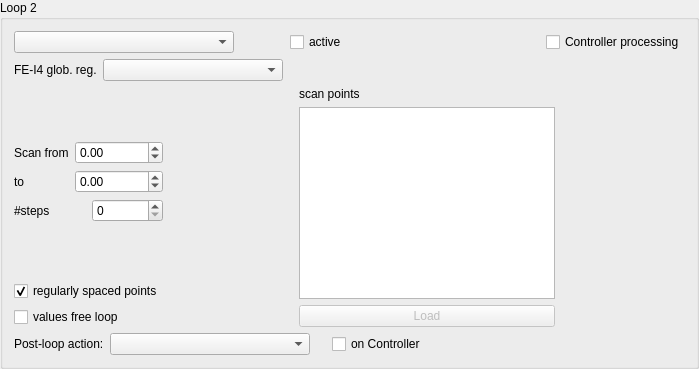
            <widget class="QGroupBox" name="Loop2Box">
             <property name="title">
              <string>Loop 2</string>
             </property>
             <layout class="QVBoxLayout" name="verticalLayout_29">
              <item>
               <layout class="QVBoxLayout" name="verticalLayout_30">
                <item>
                 <layout class="QHBoxLayout">
                  <item>
                   <widget class="QComboBox" name="loop2Type">
                    <property name="minimumSize">
                     <size>
                      <width>220</width>
                      <height>0</height>
                     </size>
                    </property>
                   </widget>
                  </item>
                  <item>
                   <spacer name="loop2Sp8">
                    <property name="orientation">
                     <enum>Qt::Horizontal</enum>
                    </property>
                    <property name="sizeType">
                     <enum>QSizePolicy::Maximum</enum>
                    </property>
                    <property name="sizeHint" stdset="0">
                     <size>
                      <width>50</width>
                      <height>21</height>
                     </size>
                    </property>
                   </spacer>
                  </item>
                  <item>
                   <widget class="QCheckBox" name="loop2Active">
                    <property name="text">
                     <string>active</string>
                    </property>
                   </widget>
                  </item>
                  <item>
                   <spacer name="loop2Sp9">
                    <property name="orientation">
                     <enum>Qt::Horizontal</enum>
                    </property>
                    <property name="sizeType">
                     <enum>QSizePolicy::Expanding</enum>
                    </property>
                    <property name="sizeHint" stdset="0">
                     <size>
                      <width>61</width>
                      <height>21</height>
                     </size>
                    </property>
                   </spacer>
                  </item>
                  <item>
                   <widget class="QCheckBox" name="loop2DspProc">
                    <property name="text">
                     <string>Controller processing</string>
                    </property>
                   </widget>
                  </item>
                 </layout>
                </item>
                <item>
                 <layout class="QHBoxLayout" name="horizontalLayout_14">
                  <item>
                   <widget class="QLabel" name="label_18">
                    <property name="text">
                     <string>FE-I4 glob. reg.</string>
                    </property>
                   </widget>
                  </item>
                  <item>
                   <widget class="QComboBox" name="feGlobRegName2">
                    <property name="sizePolicy">
                     <sizepolicy hsizetype="Preferred" vsizetype="Fixed">
                      <horstretch>0</horstretch>
                      <verstretch>0</verstretch>
                     </sizepolicy>
                    </property>
                    <property name="minimumSize">
                     <size>
                      <width>180</width>
                      <height>0</height>
                     </size>
                    </property>
                   </widget>
                  </item>
                  <item>
                   <spacer name="horizontalSpacer_22">
                    <property name="orientation">
                     <enum>Qt::Horizontal</enum>
                    </property>
                    <property name="sizeHint" stdset="0">
                     <size>
                      <width>40</width>
                      <height>20</height>
                     </size>
                    </property>
                   </spacer>
                  </item>
                 </layout>
                </item>
                <item>
                 <layout class="QHBoxLayout">
                  <item>
                   <layout class="QVBoxLayout">
                    <item>
                     <spacer name="loop2Sp2">
                      <property name="orientation">
                       <enum>Qt::Vertical</enum>
                      </property>
                      <property name="sizeType">
                       <enum>QSizePolicy::Expanding</enum>
                      </property>
                      <property name="sizeHint" stdset="0">
                       <size>
                        <width>20</width>
                        <height>17</height>
                       </size>
                      </property>
                     </spacer>
                    </item>
                    <item>
                     <layout class="QVBoxLayout">
                      <item>
                       <layout class="QHBoxLayout">
                        <item>
                         <widget class="QLabel" name="loop2FromLabel">
                          <property name="text">
                           <string>Scan from</string>
                          </property>
                          <property name="wordWrap">
                           <bool>false</bool>
                          </property>
                         </widget>
                        </item>
                        <item>
                         <widget class="QDoubleSpinBox" name="loop2Start">
                          <property name="minimum">
                           <double>-9999999.000000000000000</double>
                          </property>
                          <property name="maximum">
                           <double>9999999.000000000000000</double>
                          </property>
                         </widget>
                        </item>
                       </layout>
                      </item>
                      <item>
                       <layout class="QHBoxLayout">
                        <item>
                         <widget class="QLabel" name="loop2ToLabel">
                          <property name="text">
                           <string>to</string>
                          </property>
                          <property name="wordWrap">
                           <bool>false</bool>
                          </property>
                         </widget>
                        </item>
                        <item>
                         <widget class="QDoubleSpinBox" name="loop2Stop">
                          <property name="minimum">
                           <double>-9999999.000000000000000</double>
                          </property>
                          <property name="maximum">
                           <double>9999999.000000000000000</double>
                          </property>
                         </widget>
                        </item>
                       </layout>
                      </item>
                      <item>
                       <layout class="QHBoxLayout">
                        <item>
                         <widget class="QLabel" name="loop2StepsLabel">
                          <property name="text">
                           <string>#steps</string>
                          </property>
                          <property name="wordWrap">
                           <bool>false</bool>
                          </property>
                         </widget>
                        </item>
                        <item>
                         <widget class="QSpinBox" name="loop2Step">
                          <property name="enabled">
                           <bool>true</bool>
                          </property>
                          <property name="palette">
                           <palette>
                            <active>
                             <colorrole role="WindowText">
                              <brush brushstyle="SolidPattern">
                               <color alpha="255">
                                <red>0</red>
                                <green>0</green>
                                <blue>0</blue>
                               </color>
                              </brush>
                             </colorrole>
                             <colorrole role="Button">
                              <brush brushstyle="SolidPattern">
                               <color alpha="255">
                                <red>228</red>
                                <green>228</green>
                                <blue>228</blue>
                               </color>
                              </brush>
                             </colorrole>
                             <colorrole role="Light">
                              <brush brushstyle="SolidPattern">
                               <color alpha="255">
                                <red>255</red>
                                <green>255</green>
                                <blue>255</blue>
                               </color>
                              </brush>
                             </colorrole>
                             <colorrole role="Midlight">
                              <brush brushstyle="SolidPattern">
                               <color alpha="255">
                                <red>241</red>
                                <green>241</green>
                                <blue>241</blue>
                               </color>
                              </brush>
                             </colorrole>
                             <colorrole role="Dark">
                              <brush brushstyle="SolidPattern">
                               <color alpha="255">
                                <red>114</red>
                                <green>114</green>
                                <blue>114</blue>
                               </color>
                              </brush>
                             </colorrole>
                             <colorrole role="Mid">
                              <brush brushstyle="SolidPattern">
                               <color alpha="255">
                                <red>152</red>
                                <green>152</green>
                                <blue>152</blue>
                               </color>
                              </brush>
                             </colorrole>
                             <colorrole role="Text">
                              <brush brushstyle="SolidPattern">
                               <color alpha="255">
                                <red>0</red>
                                <green>0</green>
                                <blue>0</blue>
                               </color>
                              </brush>
                             </colorrole>
                             <colorrole role="BrightText">
                              <brush brushstyle="SolidPattern">
                               <color alpha="255">
                                <red>255</red>
                                <green>255</green>
                                <blue>255</blue>
                               </color>
                              </brush>
                             </colorrole>
                             <colorrole role="ButtonText">
                              <brush brushstyle="SolidPattern">
                               <color alpha="255">
                                <red>0</red>
                                <green>0</green>
                                <blue>0</blue>
                               </color>
                              </brush>
                             </colorrole>
                             <colorrole role="Base">
                              <brush brushstyle="SolidPattern">
                               <color alpha="255">
                                <red>255</red>
                                <green>255</green>
                                <blue>255</blue>
                               </color>
                              </brush>
                             </colorrole>
                             <colorrole role="Window">
                              <brush brushstyle="SolidPattern">
                               <color alpha="255">
                                <red>235</red>
                                <green>235</green>
                                <blue>235</blue>
                               </color>
                              </brush>
                             </colorrole>
                             <colorrole role="Shadow">
                              <brush brushstyle="SolidPattern">
                               <color alpha="255">
                                <red>0</red>
                                <green>0</green>
                                <blue>0</blue>
                               </color>
                              </brush>
                             </colorrole>
                             <colorrole role="Highlight">
                              <brush brushstyle="SolidPattern">
                               <color alpha="255">
                                <red>0</red>
                                <green>0</green>
                                <blue>128</blue>
                               </color>
                              </brush>
                             </colorrole>
                             <colorrole role="HighlightedText">
                              <brush brushstyle="SolidPattern">
                               <color alpha="255">
                                <red>255</red>
                                <green>255</green>
                                <blue>255</blue>
                               </color>
                              </brush>
                             </colorrole>
                             <colorrole role="Link">
                              <brush brushstyle="SolidPattern">
                               <color alpha="255">
                                <red>0</red>
                                <green>0</green>
                                <blue>0</blue>
                               </color>
                              </brush>
                             </colorrole>
                             <colorrole role="LinkVisited">
                              <brush brushstyle="SolidPattern">
                               <color alpha="255">
                                <red>0</red>
                                <green>0</green>
                                <blue>0</blue>
                               </color>
                              </brush>
                             </colorrole>
                            </active>
                            <inactive>
                             <colorrole role="WindowText">
                              <brush brushstyle="SolidPattern">
                               <color alpha="255">
                                <red>0</red>
                                <green>0</green>
                                <blue>0</blue>
                               </color>
                              </brush>
                             </colorrole>
                             <colorrole role="Button">
                              <brush brushstyle="SolidPattern">
                               <color alpha="255">
                                <red>228</red>
                                <green>228</green>
                                <blue>228</blue>
                               </color>
                              </brush>
                             </colorrole>
                             <colorrole role="Light">
                              <brush brushstyle="SolidPattern">
                               <color alpha="255">
                                <red>255</red>
                                <green>255</green>
                                <blue>255</blue>
                               </color>
                              </brush>
                             </colorrole>
                             <colorrole role="Midlight">
                              <brush brushstyle="SolidPattern">
                               <color alpha="255">
                                <red>255</red>
                                <green>255</green>
                                <blue>255</blue>
                               </color>
                              </brush>
                             </colorrole>
                             <colorrole role="Dark">
                              <brush brushstyle="SolidPattern">
                               <color alpha="255">
                                <red>114</red>
                                <green>114</green>
                                <blue>114</blue>
                               </color>
                              </brush>
                             </colorrole>
                             <colorrole role="Mid">
                              <brush brushstyle="SolidPattern">
                               <color alpha="255">
                                <red>152</red>
                                <green>152</green>
                                <blue>152</blue>
                               </color>
                              </brush>
                             </colorrole>
                             <colorrole role="Text">
                              <brush brushstyle="SolidPattern">
                               <color alpha="255">
                                <red>0</red>
                                <green>0</green>
                                <blue>0</blue>
                               </color>
                              </brush>
                             </colorrole>
                             <colorrole role="BrightText">
                              <brush brushstyle="SolidPattern">
                               <color alpha="255">
                                <red>255</red>
                                <green>255</green>
                                <blue>255</blue>
                               </color>
                              </brush>
                             </colorrole>
                             <colorrole role="ButtonText">
                              <brush brushstyle="SolidPattern">
                               <color alpha="255">
                                <red>0</red>
                                <green>0</green>
                                <blue>0</blue>
                               </color>
                              </brush>
                             </colorrole>
                             <colorrole role="Base">
                              <brush brushstyle="SolidPattern">
                               <color alpha="255">
                                <red>255</red>
                                <green>255</green>
                                <blue>255</blue>
                               </color>
                              </brush>
                             </colorrole>
                             <colorrole role="Window">
                              <brush brushstyle="SolidPattern">
                               <color alpha="255">
                                <red>235</red>
                                <green>235</green>
                                <blue>235</blue>
                               </color>
                              </brush>
                             </colorrole>
                             <colorrole role="Shadow">
                              <brush brushstyle="SolidPattern">
                               <color alpha="255">
                                <red>0</red>
                                <green>0</green>
                                <blue>0</blue>
                               </color>
                              </brush>
                             </colorrole>
                             <colorrole role="Highlight">
                              <brush brushstyle="SolidPattern">
                               <color alpha="255">
                                <red>0</red>
                                <green>0</green>
                                <blue>128</blue>
                               </color>
                              </brush>
                             </colorrole>
                             <colorrole role="HighlightedText">
                              <brush brushstyle="SolidPattern">
                               <color alpha="255">
                                <red>255</red>
                                <green>255</green>
                                <blue>255</blue>
                               </color>
                              </brush>
                             </colorrole>
                             <colorrole role="Link">
                              <brush brushstyle="SolidPattern">
                               <color alpha="255">
                                <red>0</red>
                                <green>0</green>
                                <blue>255</blue>
                               </color>
                              </brush>
                             </colorrole>
                             <colorrole role="LinkVisited">
                              <brush brushstyle="SolidPattern">
                               <color alpha="255">
                                <red>255</red>
                                <green>0</green>
                                <blue>255</blue>
                               </color>
                              </brush>
                             </colorrole>
                            </inactive>
                            <disabled>
                             <colorrole role="WindowText">
                              <brush brushstyle="SolidPattern">
                               <color alpha="255">
                                <red>128</red>
                                <green>128</green>
                                <blue>128</blue>
                               </color>
                              </brush>
                             </colorrole>
                             <colorrole role="Button">
                              <brush brushstyle="SolidPattern">
                               <color alpha="255">
                                <red>228</red>
                                <green>228</green>
                                <blue>228</blue>
                               </color>
                              </brush>
                             </colorrole>
                             <colorrole role="Light">
                              <brush brushstyle="SolidPattern">
                               <color alpha="255">
                                <red>255</red>
                                <green>255</green>
                                <blue>255</blue>
                               </color>
                              </brush>
                             </colorrole>
                             <colorrole role="Midlight">
                              <brush brushstyle="SolidPattern">
                               <color alpha="255">
                                <red>255</red>
                                <green>255</green>
                                <blue>255</blue>
                               </color>
                              </brush>
                             </colorrole>
                             <colorrole role="Dark">
                              <brush brushstyle="SolidPattern">
                               <color alpha="255">
                                <red>114</red>
                                <green>114</green>
                                <blue>114</blue>
                               </color>
                              </brush>
                             </colorrole>
                             <colorrole role="Mid">
                              <brush brushstyle="SolidPattern">
                               <color alpha="255">
                                <red>152</red>
                                <green>152</green>
                                <blue>152</blue>
                               </color>
                              </brush>
                             </colorrole>
                             <colorrole role="Text">
                              <brush brushstyle="SolidPattern">
                               <color alpha="255">
                                <red>128</red>
                                <green>128</green>
                                <blue>128</blue>
                               </color>
                              </brush>
                             </colorrole>
                             <colorrole role="BrightText">
                              <brush brushstyle="SolidPattern">
                               <color alpha="255">
                                <red>255</red>
                                <green>255</green>
                                <blue>255</blue>
                               </color>
                              </brush>
                             </colorrole>
                             <colorrole role="ButtonText">
                              <brush brushstyle="SolidPattern">
                               <color alpha="255">
                                <red>128</red>
                                <green>128</green>
                                <blue>128</blue>
                               </color>
                              </brush>
                             </colorrole>
                             <colorrole role="Base">
                              <brush brushstyle="SolidPattern">
                               <color alpha="255">
                                <red>255</red>
                                <green>255</green>
                                <blue>255</blue>
                               </color>
                              </brush>
                             </colorrole>
                             <colorrole role="Window">
                              <brush brushstyle="SolidPattern">
                               <color alpha="255">
                                <red>235</red>
                                <green>235</green>
                                <blue>235</blue>
                               </color>
                              </brush>
                             </colorrole>
                             <colorrole role="Shadow">
                              <brush brushstyle="SolidPattern">
                               <color alpha="255">
                                <red>0</red>
                                <green>0</green>
                                <blue>0</blue>
                               </color>
                              </brush>
                             </colorrole>
                             <colorrole role="Highlight">
                              <brush brushstyle="SolidPattern">
                               <color alpha="255">
                                <red>0</red>
                                <green>0</green>
                                <blue>128</blue>
                               </color>
                              </brush>
                             </colorrole>
                             <colorrole role="HighlightedText">
                              <brush brushstyle="SolidPattern">
                               <color alpha="255">
                                <red>255</red>
                                <green>255</green>
                                <blue>255</blue>
                               </color>
                              </brush>
                             </colorrole>
                             <colorrole role="Link">
                              <brush brushstyle="SolidPattern">
                               <color alpha="255">
                                <red>0</red>
                                <green>0</green>
                                <blue>255</blue>
                               </color>
                              </brush>
                             </colorrole>
                             <colorrole role="LinkVisited">
                              <brush brushstyle="SolidPattern">
                               <color alpha="255">
                                <red>255</red>
                                <green>0</green>
                                <blue>255</blue>
                               </color>
                              </brush>
                             </colorrole>
                            </disabled>
                           </palette>
                          </property>
                          <property name="maximum">
                           <number>100000</number>
                          </property>
                         </widget>
                        </item>
                       </layout>
                      </item>
                     </layout>
                    </item>
                    <item>
                     <spacer name="loop2Sp1">
                      <property name="orientation">
                       <enum>Qt::Vertical</enum>
                      </property>
                      <property name="sizeType">
                       <enum>QSizePolicy::Expanding</enum>
                      </property>
                      <property name="sizeHint" stdset="0">
                       <size>
                        <width>20</width>
                        <height>17</height>
                       </size>
                      </property>
                     </spacer>
                    </item>
                    <item>
                     <widget class="QCheckBox" name="loop2Regular">
                      <property name="text">
                       <string>regularly spaced points</string>
                      </property>
                      <property name="checked">
                       <bool>true</bool>
                      </property>
                     </widget>
                    </item>
                    <item>
                     <widget class="QCheckBox" name="loop2Free">
                      <property name="text">
                       <string>values free loop</string>
                      </property>
                     </widget>
                    </item>
                   </layout>
                  </item>
                  <item>
                   <spacer name="loop2Sp3">
                    <property name="orientation">
                     <enum>Qt::Horizontal</enum>
                    </property>
                    <property name="sizeType">
                     <enum>QSizePolicy::Expanding</enum>
                    </property>
                    <property name="sizeHint" stdset="0">
                     <size>
                      <width>130</width>
                      <height>20</height>
                     </size>
                    </property>
                   </spacer>
                  </item>
                  <item>
                   <layout class="QVBoxLayout">
                    <item>
                     <widget class="QLabel" name="loop2PtlLabel">
                      <property name="text">
                       <string>scan points</string>
                      </property>
                      <property name="wordWrap">
                       <bool>false</bool>
                      </property>
                     </widget>
                    </item>
                    <item>
                     <widget class="QListWidget" name="loop2PtsBox"/>
                    </item>
                    <item>
                     <widget class="QPushButton" name="loop2LoadPoints">
                      <property name="enabled">
                       <bool>false</bool>
                      </property>
                      <property name="text">
                       <string>Load</string>
                      </property>
                     </widget>
                    </item>
                   </layout>
                  </item>
                  <item>
                   <spacer name="loop2Sp4">
                    <property name="orientation">
                     <enum>Qt::Horizontal</enum>
                    </property>
                    <property name="sizeType">
                     <enum>QSizePolicy::Expanding</enum>
                    </property>
                    <property name="sizeHint" stdset="0">
                     <size>
                      <width>130</width>
                      <height>20</height>
                     </size>
                    </property>
                   </spacer>
                  </item>
                 </layout>
                </item>
                <item>
                 <layout class="QHBoxLayout">
                  <item>
                   <widget class="QLabel" name="loop2PostActLabel">
                    <property name="text">
                     <string>Post-loop action:</string>
                    </property>
                    <property name="wordWrap">
                     <bool>false</bool>
                    </property>
                   </widget>
                  </item>
                  <item>
                   <widget class="QComboBox" name="loop2EndAction">
                    <property name="minimumSize">
                     <size>
                      <width>200</width>
                      <height>0</height>
                     </size>
                    </property>
                   </widget>
                  </item>
                  <item>
                   <spacer name="loop2Sp5">
                    <property name="orientation">
                     <enum>Qt::Horizontal</enum>
                    </property>
                    <property name="sizeType">
                     <enum>QSizePolicy::Maximum</enum>
                    </property>
                    <property name="sizeHint" stdset="0">
                     <size>
                      <width>16</width>
                      <height>20</height>
                     </size>
                    </property>
                   </spacer>
                  </item>
                  <item>
                   <widget class="QCheckBox" name="loop2OnDsp">
                    <property name="text">
                     <string>on Controller</string>
                    </property>
                   </widget>
                  </item>
                  <item>
                   <spacer name="loop2Sp10">
                    <property name="orientation">
                     <enum>Qt::Horizontal</enum>
                    </property>
                    <property name="sizeType">
                     <enum>QSizePolicy::Expanding</enum>
                    </property>
                    <property name="sizeHint" stdset="0">
                     <size>
                      <width>130</width>
                      <height>20</height>
                     </size>
                    </property>
                   </spacer>
                  </item>
                 </layout>
                </item>
               </layout>
              </item>
             </layout>
            </widget>
